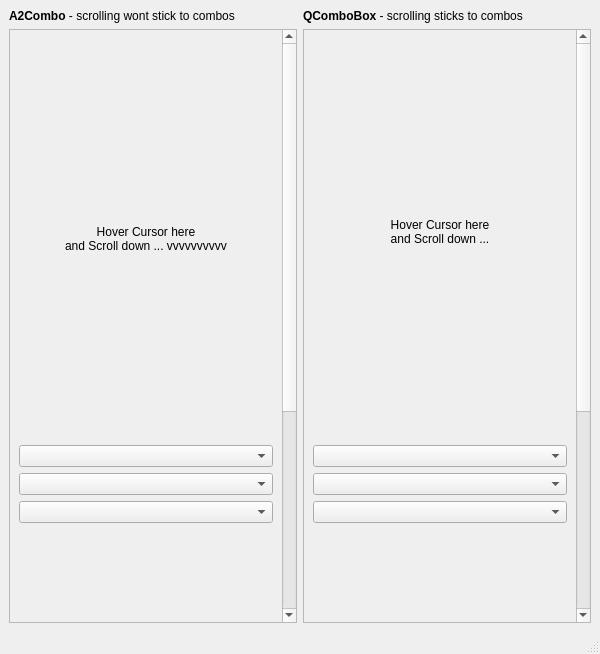
<?xml version="1.0" encoding="UTF-8"?>
<ui version="4.0">
 <class>MainWindow</class>
 <widget class="QMainWindow" name="MainWindow">
  <property name="geometry">
   <rect>
    <x>0</x>
    <y>0</y>
    <width>600</width>
    <height>654</height>
   </rect>
  </property>
  <property name="windowTitle">
   <string notr="true">MainWindow</string>
  </property>
  <widget class="QWidget" name="central_widget">
   <property name="minimumSize">
    <size>
     <width>600</width>
     <height>600</height>
    </size>
   </property>
   <layout class="QHBoxLayout" name="horizontalLayout">
    <item>
     <layout class="QVBoxLayout" name="verticalLayout">
      <item>
       <widget class="QLabel" name="label">
        <property name="text">
         <string notr="true">&lt;html&gt;&lt;head/&gt;&lt;body&gt;&lt;p&gt;&lt;span style=&quot; font-weight:700;&quot;&gt;A2Combo&lt;/span&gt; - scrolling wont stick to combos&lt;/p&gt;&lt;/body&gt;&lt;/html&gt;</string>
        </property>
       </widget>
      </item>
      <item>
       <widget class="QScrollArea" name="scrollArea">
        <property name="widgetResizable">
         <bool>true</bool>
        </property>
        <widget class="QWidget" name="scrollAreaWidgetContents">
         <property name="geometry">
          <rect>
           <x>0</x>
           <y>0</y>
           <width>270</width>
           <height>920</height>
          </rect>
         </property>
         <layout class="QVBoxLayout" name="verticalLayout_4">
          <item>
           <widget class="QLabel" name="label_3">
            <property name="minimumSize">
             <size>
              <width>0</width>
              <height>400</height>
             </size>
            </property>
            <property name="text">
             <string notr="true">Hover Cursor here
and Scroll down ... vvvvvvvvvv</string>
            </property>
            <property name="alignment">
             <set>Qt::AlignmentFlag::AlignCenter</set>
            </property>
           </widget>
          </item>
          <item>
           <widget class="A2Combo" name="a_combo1"/>
          </item>
          <item>
           <widget class="A2Combo" name="a_combo2"/>
          </item>
          <item>
           <widget class="A2Combo" name="a_combo3"/>
          </item>
          <item>
           <widget class="QLabel" name="label_5">
            <property name="minimumSize">
             <size>
              <width>0</width>
              <height>400</height>
             </size>
            </property>
            <property name="text">
             <string notr="true">Hover Cursor here
and Scroll up ^^^^^^ ...</string>
            </property>
            <property name="alignment">
             <set>Qt::AlignmentFlag::AlignCenter</set>
            </property>
           </widget>
          </item>
         </layout>
        </widget>
       </widget>
      </item>
     </layout>
    </item>
    <item>
     <layout class="QVBoxLayout" name="verticalLayout_2">
      <item>
       <widget class="QLabel" name="label_2">
        <property name="text">
         <string notr="true">&lt;html&gt;&lt;head/&gt;&lt;body&gt;&lt;p&gt;&lt;span style=&quot; font-weight:700;&quot;&gt;QComboBox&lt;/span&gt; - scrolling sticks to combos&lt;/p&gt;&lt;/body&gt;&lt;/html&gt;</string>
        </property>
       </widget>
      </item>
      <item>
       <widget class="QScrollArea" name="scrollArea_2">
        <property name="widgetResizable">
         <bool>true</bool>
        </property>
        <widget class="QWidget" name="scrollAreaWidgetContents_2">
         <property name="geometry">
          <rect>
           <x>0</x>
           <y>0</y>
           <width>270</width>
           <height>920</height>
          </rect>
         </property>
         <layout class="QVBoxLayout" name="verticalLayout_3">
          <item>
           <widget class="QLabel" name="label_4">
            <property name="minimumSize">
             <size>
              <width>0</width>
              <height>400</height>
             </size>
            </property>
            <property name="text">
             <string notr="true">Hover Cursor here
and Scroll down ...
</string>
            </property>
            <property name="alignment">
             <set>Qt::AlignmentFlag::AlignCenter</set>
            </property>
           </widget>
          </item>
          <item>
           <widget class="QComboBox" name="combo3"/>
          </item>
          <item>
           <widget class="QComboBox" name="combo2"/>
          </item>
          <item>
           <widget class="QComboBox" name="combo1"/>
          </item>
          <item>
           <widget class="QLabel" name="label_6">
            <property name="minimumSize">
             <size>
              <width>0</width>
              <height>400</height>
             </size>
            </property>
            <property name="text">
             <string notr="true">Hover Cursor here
and Scroll up ^^^^^^ ...</string>
            </property>
            <property name="alignment">
             <set>Qt::AlignmentFlag::AlignCenter</set>
            </property>
           </widget>
          </item>
         </layout>
        </widget>
       </widget>
      </item>
     </layout>
    </item>
   </layout>
  </widget>
  <widget class="QMenuBar" name="menubar">
   <property name="geometry">
    <rect>
     <x>0</x>
     <y>0</y>
     <width>600</width>
     <height>33</height>
    </rect>
   </property>
  </widget>
  <widget class="QStatusBar" name="statusbar"/>
 </widget>
 <customwidgets>
  <customwidget>
   <class>A2Combo</class>
   <extends>QComboBox</extends>
   <header>a2widget.a2combo</header>
  </customwidget>
 </customwidgets>
 <resources/>
 <connections/>
</ui>
